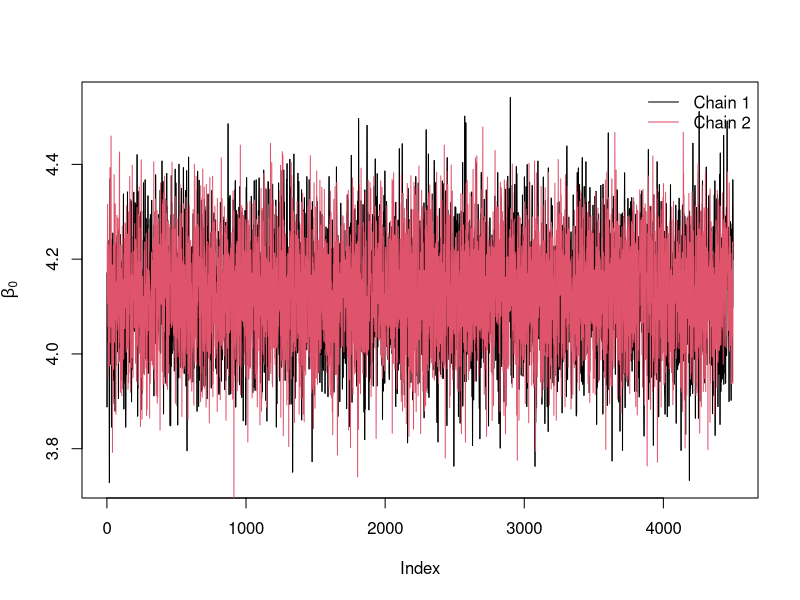
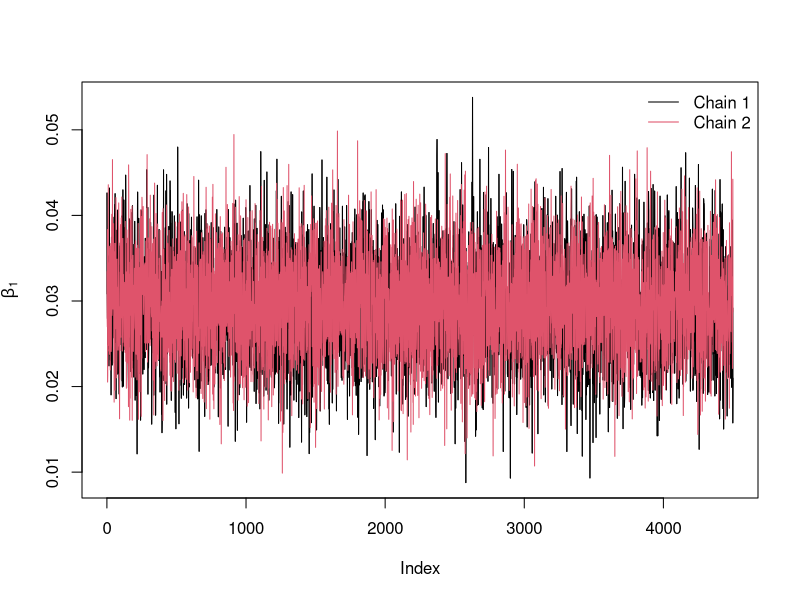
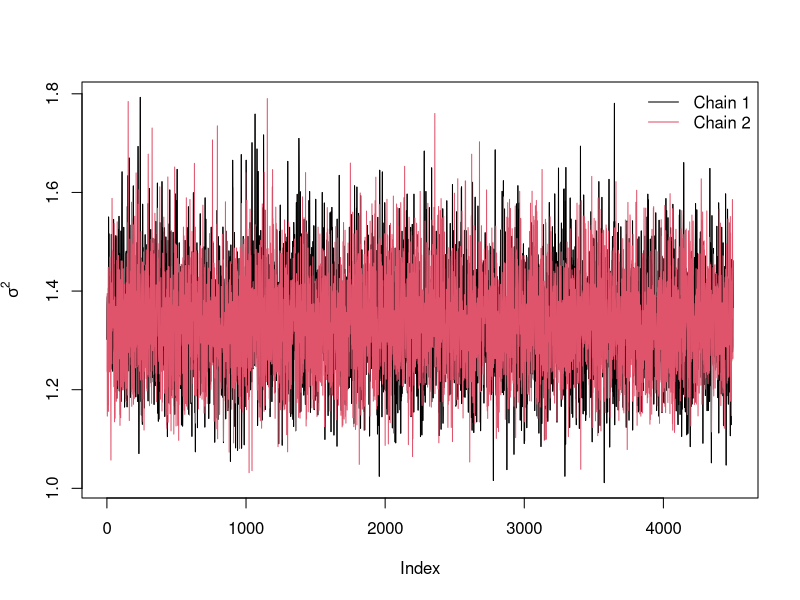

R code for these plots, in order:
## ---- chunk 1
knitr::opts_chunk$set(echo = TRUE)
## ---- chunk 2
set.seed(695281) #Please change random seed to your student id number.
library(dplyr)
library(mvtnorm)
library(coda)
library(ggplot2)
library(tidyr)
## ---- chunk 3
# Read the Data
Hiron <- read.csv("Hiron.csv")
HironHomo <- Hiron %>%filter(homc282y==1) %>% select(-idnum)
HironWild <- Hiron %>%filter(homc282y==0) %>% select(-idnum)
## ---- chunk 4
#fit linear regression using lm

model <- lm(logsf ~ time,data = HironHomo)
model$coefficients
intercept <-matrix(1,length(HironHomo$time),1)

X <- cbind(intercept,HironHomo$time)
XTX <- crossprod(X)  
XTXinv <-solve(XTX)
# (XTX)^-1
XTXinv

#Estimated error variance
Sigma2<-sigma(model)^2
Sigma2
## ---- chunk 5
# define our Gibbs sampler function


#Arguments are
#X:  matrix of predictors dimension n times p with flat prior. Includes the intercept. 
#Z:  matrix of predictors dimension n times q with normal prior for u.
#y:  response vector, length p.
#taue_0,tauu_0: initial value for the residual and random effect precision. 
#a.u,b.u. Hyper-parameter for gamma prior for tau_u
#a.e,b.e. Hyper-parameter for gamma prior for tau_e
#iter: number of iterations
#burnin: number of initial iterations to remove
normalmm.Gibbs<-function(iter,Z,X,y,burnin,taue_0,tauu_0,a.u,b.u,a.e,b.e){
  n   <-length(y) #no. observations
  p   <-dim(X)[2] #no of fixed effect predictors.
  q   <-dim(Z)[2] #no of random effect levels
  tauu<-tauu_0
  taue<-taue_0
  #starting value for u.
  u0   <-rnorm(q,0,sd=1/sqrt(tauu))

  #Building combined predictor matrix.
  W<-cbind(X,Z)            #for the joint conditional posterior for b,u
  WTW <-crossprod(W)
  library(mvtnorm)
  
  #storing results.
  par <-matrix(0,iter,p+q+2)  #p beta coefficient, q u coefficients and 2 precision coefficient.
  
  #Create modified identity matrix for joint posterior.
  I0  <-diag(p+q)
  diag(I0)[1:p]<-0
  
  for(i in 1:iter){
    #Conditional posteriors.
    tauu <-rgamma(1,a.u+0.5*q,b.u+0.5*sum(u0^2)) #sample tau_u
    #Updating component of normal posterior for beta,u
    Prec <-WTW + tauu*I0/taue
    P.mean <- solve(Prec)%*%crossprod(W,y)
    P.var  <-solve(Prec)/taue
    betau <-rmvnorm(1,mean=P.mean,sigma=P.var) #sample beta, u
    betau <-as.numeric(betau)
    err   <- y-W%*%betau
    taue  <-rgamma(1,a.e+0.5*n,b.e+0.5*sum(err^2)) #sample tau_e
    #storing iterations for beta, u, and standard deviation of e, u.
    par[i,]<-c(betau,1/sqrt(tauu),1/sqrt(taue))
    u0     <-betau[p+1:q]  #extracting u so we can update tau_u.
  }
  
par <-par[-c(1:burnin),] #removing initial iterations
colnames(par)<-c(paste('beta',1:p,sep=''),paste('u',1:q,sep=''),'sigma_b','sigma_e')  
 return(par) 
}
## ---- chunk 6
# Define inputs for Gibbs sampler

Kinv <- XTX
X2 <- cbind(matrix(1,length(HironWild$time),1),HironWild$time)
y <- HironWild$logsf
b0 <- model$coefficients
n1 <-dim(X)[1]
p   <-dim(X2)[2]
a <-  (n1-p)*0.5
s2 <- sum((HironHomo$logsf - X%*%b0)^2)/(n1-p)
g <- (n1-p)*s2*0.5

## ---- chunk 7
Gibbsq2 <- function(iter,X,y,burnin,tau_0,a,g,b0,Kinv){
  n  <-length(y) #no. observations
  p   <-dim(X)[2] #no of fixed effect predictors.
  XXkii <- solve(crossprod(X) + Kinv)
  P.mean <- XXkii%*%(t(X)%*%y + Kinv%*%b0)
  
  b <- rnorm(p,0,sd=1/sqrt(tau_0))
  tau<- tau_0
  
  #storing results.
  par <-matrix(0,iter,p+3)
  
  for (i in 1:iter) {
    
    err <- y-X%*%b
    T_y <- sum(err^2)
    
    tau <-rgamma(1,a+(n+p)*0.5, g + 0.5*T_y + 0.5*t(b-b0)%*%Kinv%*%(b-b0) )
    b <- rmvnorm(1,mean=P.mean,sigma=XXkii/tau)
    b <-as.numeric(b)
    
    # posterior checking
  Xb <- X%*%b
  y_rep <- rnorm(n,mean = Xb,sd = sqrt(1/tau))
  T_rep <- sum((y_rep-Xb)^2)
  
  #storing iterations for beta, tau,.
  par[i,] <- c(b[1],b[2],1/tau,T_y,T_rep)
    
   
  
  }
  
  par <-par[-c(1:burnin),] #removing initial iterations
  colnames(par)<-c("beta0","beta1","sigma2","T_y","T_rep")  
  return(par) 
}
## ---- chunk 8
chain1 <- Gibbsq2(iter=10000,X = X2,y=y,burnin=1000,tau_0=1,a=a,g=g,b0=b0,Kinv=Kinv)
chain2 <- Gibbsq2(iter=10000,X = X2,y=y,burnin=1000,tau_0=1,a=a,g=g,b0=b0,Kinv=Kinv)

# Remove every second iteration to reduce auto - corrlation

chain1t <- chain1[seq(1,dim(chain1)[1],by=2),]
chain2t <- chain2[seq(1,dim(chain2)[1],by=2),]
## ---- chunk 9

chain12t <- rbind(chain1t,chain2t)
chain_stats <- data.frame(matrix(nrow = 3,ncol =4 ))
para_names <- c('beta0','beta1','sigma2','lower_CI95','upper_CI95')
for (i in 1:3) {
  chain <-  chain12t[,i]
  quat <- quantile(sort(chain), c(0.05, 0.975))
  chain_stats[i,] <- c(mean(chain),sd(chain),quat)
}
names(chain_stats)<- c("posterior mean","std",'lower_CI95','upper_CI95')

row.names(chain_stats) <- c('beta0','beta1','sigma2')

# chain results
chain_stats
## ---- chunk 10
chain12t_df <- data.frame(chain12t)
pval <- prop.table(table(chain12t_df$T_y>chain12t_df$T_rep))["TRUE"]
pval
## ---- chunk 11
# beta0
plot(chain1t[,1],type='l',ylab=expression(beta[0]),col=1)
lines(chain1t[,1],type='l',col=1,ylab=expression(beta[0]))
lines(chain2t[,1],type='l',col=2,ylab=expression(beta[0]))
legend('topright',legend=c('Chain 1','Chain 2'),col=1:2,lty=1,bty='n')
## ---- chunk 12
# beta1
plot(chain1t[,2],type='l',ylab=expression(beta[1]))
lines(chain1t[,2],type='l',col=1,ylab=expression(beta[1]))
lines(chain2t[,2],type='l',col=2,ylab=expression(beta[1]))
legend('topright',legend=c('Chain 1','Chain 2'),col=1:2,lty=1,bty='n') 
## ---- chunk 13
# sigma^2
plot(chain1t[,3],type='l',ylab=expression(sigma^2))
lines(chain1t[,3],type='l',col=1,ylab=expression(sigma^2))
lines(chain2t[,3],type='l',col=2,ylab=expression(sigma^2))
legend('topright',legend=c('Chain 1','Chain 2'),col=1:2,lty=1,bty='n') 
## ---- chunk 14
ml1<-as.mcmc.list(as.mcmc((chain1t[1:2250,])))
ml2<-as.mcmc.list(as.mcmc((chain2t[1:2250,])))
ml3<-as.mcmc.list(as.mcmc((chain1t[2250+1:2250,])))
ml4<-as.mcmc.list(as.mcmc((chain2t[2250+1:2250,])))
estml<-c(ml1,ml2,ml3,ml4)

#Gelman-Rubin diagnostic.
gelman.diag(estml)[[1]]
## ---- chunk 15
# Fit regresssion for all of the data

full_model <- lm(logsf ~ time,data = Hiron)
summary(full_model)
## ---- chunk 16
# Estimates
full_model$coefficients
# 95 % confidence intervals
confint(full_model)
## ---- chunk 17
chain12t_df <- data.frame(chain12t)
pval <- prop.table(table(chain12t_df$T_y>chain12t_df$T_rep))["TRUE"]
pval
